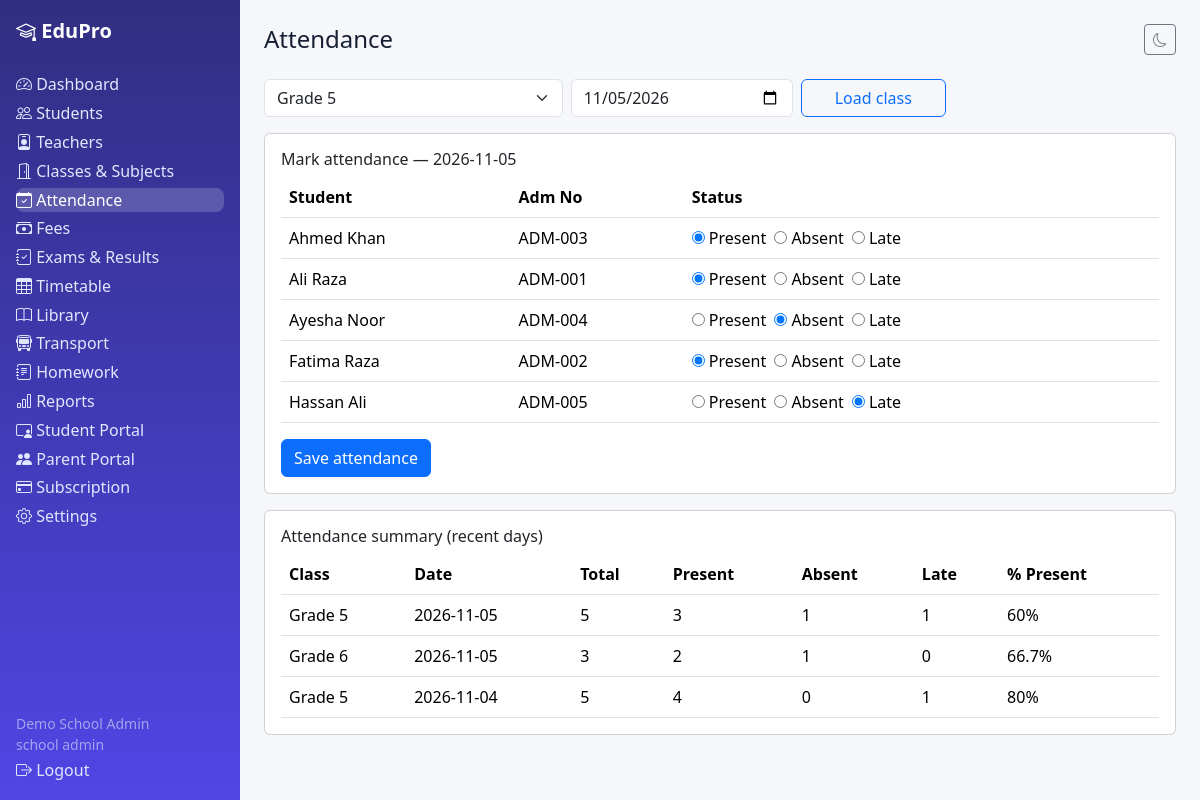
Screenshot of /attendance.php (signed in) with the database file from the repository.
### tables this page shows
CREATE TABLE students (id INT UNSIGNED AUTO_INCREMENT PRIMARY KEY, tenant_id INT UNSIGNED NOT NULL, user_id INT UNSIGNED NULL, admission_no VARCHAR(40) NOT NULL, first_name VARCHAR(80) NOT NULL, last_name VARCHAR(80) NOT NULL DEFAULT '', gender ENUM('male','female','other') NOT NULL DEFAULT 'male', date_of_birth DATE NULL, class_id INT UNSIGNED NULL, section_id INT UNSIGNED NULL, category VARCHAR(40) NOT NULL DEFAULT 'general', guardian_name VARCHAR(120) NULL, guardian_phone VARCHAR(40) NULL, guardian_email VARCHAR(190) NULL, address VARCHAR(255) NULL, status ENUM('active','transferred','graduated','suspended') NOT NULL DEFAULT 'active', created_at DATETIME NOT NULL DEFAULT CURRENT_TIMESTAMP, UNIQUE KEY uq_student_adm(tenant_id,admission_no), INDEX idx_stu_tenant(tenant_id), INDEX idx_stu_class(class_id), FOREIGN KEY(tenant_id) REFERENCES tenants(id) ON DELETE CASCADE, FOREIGN KEY(class_id) REFERENCES classes(id) ON DELETE SET NULL, FOREIGN KEY(section_id) REFERENCES sections(id) ON DELETE SET NULL);

### includes/functions.php (called while the page is built, shortened)
<?php
function e(?string $v): string { return htmlspecialchars($v ?? '', ENT_QUOTES, 'UTF-8'); }
function current_user(): ?array { return $_SESSION['user'] ?? null; }
function tenant_id(): ?int { $u = current_user(); return isset($u['tenant_id']) && $u['tenant_id'] !== null ? (int)$u['tenant_id'] : null; }

### includes/auth.php (called while the page is built, shortened)
<?php
require_once __DIR__ . '/functions.php';
function require_tenant(): int {
    $t = tenant_id();
    return $t;
}

### attendance.php (the view, shortened to what this page needs)
<?php require_once __DIR__ . '/includes/auth.php'; $pdo=db(); $tid=require_tenant(); $base=''; $active='attendance'; $pageTitle='Attendance';
$classes=$pdo->query("SELECT * FROM classes WHERE tenant_id=$tid ORDER BY numeric_name")->fetchAll();
$classId=(int)($_REQUEST['class_id']??($classes[0]['id']??0)); $date=$_REQUEST['att_date']??date('Y-m-d');
$students=[]; $existing=[];
if($classId){ $s=$pdo->prepare('SELECT * FROM students WHERE tenant_id=? AND class_id=? AND status="active" ORDER BY first_name'); $s->execute([$tid,$classId]); $students=$s->fetchAll();
 $s=$pdo->prepare('SELECT student_id,status FROM attendance WHERE tenant_id=? AND class_id=? AND att_date=?'); $s->execute([$tid,$classId,$date]); foreach($s->fetchAll() as $r) $existing[$r['student_id']]=$r['status']; }
$s=$pdo->prepare('SELECT c.name class_name,a.att_date,COUNT(*) total,SUM(a.status="present") present,SUM(a.status="absent") absent,SUM(a.status="late") late FROM attendance a JOIN classes c ON c.id=a.class_id WHERE a.tenant_id=? GROUP BY a.class_id,a.att_date ORDER BY a.att_date DESC LIMIT 15'); $s->execute([$tid]); $report=$s->fetchAll();
include __DIR__ . '/includes/header.php'; ?>
<form class="row g-2 mb-3" method="get"><div class="col-md-4"><select class="form-select" name="class_id"><?php foreach($classes as $c): ?><option value="<?= $c['id'] ?>" <?= $classId==$c['id']?'selected':'' ?>><?= e($c['name']) ?></option><?php endforeach; ?></select></div>
<div class="col-md-3"><input class="form-control" type="date" name="att_date" value="<?= e($date) ?>"></div><div class="col-md-2"><button class="btn btn-outline-primary w-100">Load class</button></div></form>
<?php if($students): ?><div class="card p-3 mb-3"><h6>Mark attendance — <?= e($date) ?></h6><form method="post">
<table class="table"><tr><th>Student</th><th>Adm No</th><th>Status</th></tr>
<?php foreach($students as $st): $cur=$existing[$st['id']]??'present'; ?><tr><td><?= e($st['first_name'].' '.$st['last_name']) ?></td><td><?= e($st['admission_no']) ?></td><td>
<?php foreach(['present','absent','late'] as $o): ?><label class="me-2"><input type="radio" name="status[<?= $st['id'] ?>]" value="<?= $o ?>" <?= $cur===$o?'checked':'' ?>> <?= ucfirst($o) ?></label><?php endforeach; ?></td></tr><?php endforeach; ?></table>
<button class="btn btn-primary">Save attendance</button></form></div><?php else: ?><div class="alert alert-info">No active students in this class yet.</div><?php endif; ?>
<div class="card p-3"><h6>Attendance summary (recent days)</h6><table class="table mb-0"><tr><th>Class</th><th>Date</th><th>Total</th><th>Present</th><th>Absent</th><th>Late</th><th>% Present</th></tr>
<?php foreach($report as $r): ?><tr><td><?= e($r['class_name']) ?></td><td><?= e($r['att_date']) ?></td><td><?= $r['total'] ?></td><td><?= $r['present'] ?></td><td><?= $r['absent'] ?></td><td><?= $r['late'] ?></td><td><?= $r['total']?round($r['present']*100/$r['total'],1):0 ?>%</td></tr><?php endforeach; ?></table></div>
<?php include __DIR__ . '/includes/footer.php'; ?>

### includes/header.php (shortened to what this page needs)
<?php $b = $base ?? ''; ?><!doctype html><html lang="en"><head><meta charset="utf-8"><meta name="viewport" content="width=device-width,initial-scale=1">
<link href="https://cdn.jsdelivr.net/npm/bootstrap@5.3.3/dist/css/bootstrap.min.css" rel="stylesheet">
<link href="https://cdn.jsdelivr.net/npm/bootstrap-icons@1.11.3/font/bootstrap-icons.min.css" rel="stylesheet">
<link href="<?= $b ?>assets/css/style.css" rel="stylesheet"></head>
<body><div class="layout"><?php include __DIR__ . '/sidebar.php'; ?><main class="main p-4">
<header class="d-flex justify-content-between align-items-center mb-4"><h1 class="h4 mb-0"><?= e($pageTitle ?? '') ?></h1>
<button class="btn btn-outline-secondary btn-sm" id="themeToggle" type="button"><i class="bi bi-moon"></i></button></header>

### includes/sidebar.php
<?php $b = $base ?? ''; $role = current_user()['role'] ?? ''; ?>
<nav class="sidebar d-flex flex-column p-3">
  <a class="brand text-white text-decoration-none fs-5 fw-bold mb-4" href="<?= $b ?>dashboard.php"><i class="bi bi-mortarboard"></i> EduPro</a>
  <?php $links=[['dashboard','dashboard.php','bi-speedometer2','Dashboard'],['students','students.php','bi-people','Students'],['teachers','teachers.php','bi-person-badge','Teachers'],['classes','classes.php','bi-door-open','Classes & Subjects'],['attendance','attendance.php','bi-calendar-check','Attendance'],['fees','fees.php','bi-cash-stack','Fees'],['exams','exams.php','bi-journal-check','Exams & Results'],['timetable','timetable.php','bi-table','Timetable'],['library','library.php','bi-book','Library'],['transport','transport.php','bi-bus-front','Transport'],['homework','homework.php','bi-journal-text','Homework'],['reports','reports.php','bi-bar-chart','Reports'],['student_portal','student_portal.php','bi-person-video3','Student Portal'],['parent_portal','parent_portal.php','bi-people-fill','Parent Portal'],['subscription','subscription.php','bi-credit-card','Subscription'],['settings','settings.php','bi-gear','Settings']];
  foreach($links as [$k,$f,$ic,$l]): if(in_array($role,['student'],true) && !in_array($k,['student_portal','dashboard'],true)) continue; if(in_array($role,['parent'],true) && !in_array($k,['parent_portal','dashboard'],true)) continue; ?>
  <a class="nav-link <?= ($active??'')===$k?'active':'' ?>" href="<?= $b ?><?= $f ?>"><i class="bi <?= $ic ?>"></i> <?= $l ?></a><?php endforeach; ?>
  <div class="mt-auto small text-white-50"><?= e(current_user()['name'] ?? '') ?><br><?= e(str_replace('_',' ',current_user()['role'] ?? '')) ?></div>
  <a class="nav-link" href="<?= $b ?>auth/logout.php"><i class="bi bi-box-arrow-right"></i> Logout</a>
</nav>

### includes/footer.php (shortened to what this page needs)
</main></div><script src="https://cdn.jsdelivr.net/npm/bootstrap@5.3.3/dist/js/bootstrap.bundle.min.js"></script>
</body></html>

### assets/css/style.css (style rules this page uses)
:root { --brand:#4f46e5;--bg:#f6f7fb;--card:#fff;--text:#172033 }
body { background:var(--bg);color:var(--text);font-family:system-ui,-apple-system,"Segoe UI",Roboto,sans-serif }
.layout { display:flex;min-height:100vh }
.sidebar { width:240px;background:linear-gradient(180deg,#312e81,#4f46e5);position:sticky;top:0;height:100vh }
.sidebar .nav-link { color:#e0e7ff;border-radius:.5rem;margin:.15rem 0 }
.sidebar .nav-link:hover,.sidebar .nav-link.active { background:rgba(255,255,255,.18);color:#fff }
.main { flex:1;min-width:0 }

### rows the page displays
students: first_name+last_name "Ahmed Khan", admission_no "ADM-003", id "☑ Present", o "Present", id "☐ Absent", o "Absent", id "☐ Late", o "Late"
students: first_name+last_name "Ali Raza", admission_no "ADM-001", id "☑ Present", o "Present", id "☐ Absent", o "Absent", id "☐ Late", o "Late"
students: first_name+last_name "Ayesha Noor", admission_no "ADM-004", id "☐ Present", o "Present", id "☑ Absent", o "Absent", id "☐ Late", o "Late"
students: first_name+last_name "Fatima Raza", admission_no "ADM-002", id "☑ Present", o "Present", id "☐ Absent", o "Absent", id "☐ Late", o "Late"
students: first_name+last_name "Hassan Ali", admission_no "ADM-005", id "☐ Present", o "Present", id "☐ Absent", o "Absent", id "☑ Late", o "Late"

### other values shown
$l "Dashboard"
$l "Students"
$l "Teachers"
$l "Classes & Subjects"
$l "Attendance"
$l "Fees"
$l "Exams & Results"
$l "Timetable"
$l "Library"
$l "Transport"
$l "Homework"
$l "Reports"
$l "Student Portal"
$l "Parent Portal"
$l "Subscription"
